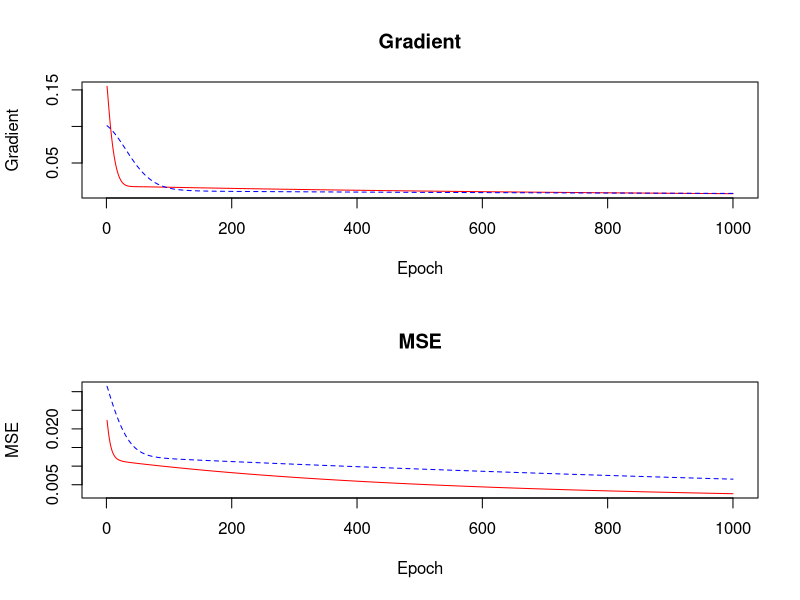

Recreate this plot in R.
# Comparison of the training between MLPs with and without the 
# "Linear-Least-Squares Initialization of  Multilayer Perceptrons Through 
# Backpropagation of the Desired Response  Deniz et al (2005), 
# IEEE Transactions on Neural Networks, 16-2.
# 
# Author: Gustavo (lgbpinho153@yahoo.com.br)
###############################################################################

# simple data
I<-rbind(rnorm(100,0,1),rnorm(100,0,1),rnorm(100,0,1)) # inputs
T<-10+2*I[1,]+3*I[2,]+5*I[3,] # targets

# parameters
NumInput<-dim(I)[1] # the number of inputs is the number of rown in I
NumOutput<-1 # keep it simple for now
NumHidden<-2 # number of hidden neurons
WeightsOH<-matrix(rnorm(NumOutput*(NumHidden+1),0,1),NumOutput,NumHidden+1) # weights and bias for the output-hidden layer
WeightsHI<-matrix(rnorm(NumHidden*(NumInput+1),0,1),NumHidden,NumInput+1)  # weights and bias for the hidden-input layer
InitialWOH<-WeightsOH # storing
InitialWHI<-WeightsHI # storing
N<-length(T) # number of samples
Lr<-0.2 # learning rate
Mr<-0.15 # momentum rate
NumEpochs<-1000
MSE<-rep(0,NumEpochs)
MSE2<-rep(0,NumEpochs)

### Sigmoid Function
phi<-function(v){
	1/(1+exp(-v))
}

phidash<-function(v){
	phi(v)*(1-phi(v))
}

inversephi<-function(v){
	log(v/(1-v))
}


### preprocessing
Targets<-rep(0,length(T))
Targets<-(T-min(T))/(max(T)-min(T)) # standardized outputs
Inputs<-matrix(0,NumInput,N) # standardized inputs
for (i in 1:dim(Inputs)[1]){
	Inputs[i,]<-(I[i,]-min(I[i,]))/(max(I[i,])-min(I[i,]))
}

##########################
# Weights initialization #
##########################

# Step 0 #
xs<-Inputs
d2<-Targets
W1<-WeightsHI[,-1]
b1<-WeightsHI[,1]
W2<-WeightsOH[,-1]
b2<-WeightsOH[,1]
z1<-W1%*%xs+b1
y1<-phi(z1)
z2<-W2%*%y1+b2
y2<-phi(z2)
Jopt<-sum(t(d2-y2)%*%(d2-y2))/(2*N)
W1opt<-W1
b1opt<-b1
W2opt<-W2
b2opt<-b2

# Step 1 #
d2[d2==1]<-1-1e-3;d2[d2==0]<-1e-3
d2bar<-inversephi(d2)

for (t in 1:5){ # this is step 9
	
# Step 2 #
	d1<-matrix(0,NumHidden,N)
	W2<-t(W2) # small issue with R matrices and vectors
	for (i in 1:N){
		d1[,i]<-qr.solve(W2,d2bar[i]-b2)	
	}
	d1[1,]<-(d1[1,]-min(d1[1,]))/(max(d1[1,])-min(d1[1,]))
	d1[d1==1]<-1-1e-3;d1[d1==0]<-1e-3
	
# Step 3 #
	d1bar<-inversephi(d1)
	
# Step 4 # It is like solving a Ax=b problem
	for (k in 1:NumHidden){ # for each hidden neuron
		b<-matrix(0,NumInput+1,1)
		A<-matrix(0,NumInput+1,NumInput+1)
		for (s in 1:N){
			us<-c(1,xs[,s])
			b<-b+(phidash(d1bar[k,s])^2)*d1[k,s]*us
			A<-A+(phidash(d1bar[k,s])^2)*us%*%t(us)
		}
		wk<-solve(A,b)
		b1[k]<-wk[1,]
		W1[k,]<-wk[2:(NumInput+1),]
	}
	
# Step 5 #
	z1<-W1%*%xs+b1
	y1<-phi(z1)
	
# Step 6 # Only one output neuron
	b<-matrix(0,NumHidden+1,1)
	A<-matrix(0,NumHidden+1,NumHidden+1)
	for (s in 1:N){
		us<-c(1,y1[,s])
		b<-b+(phidash(d2bar[s])^2)*d2[s]*us
		A<-A+(phidash(d2bar[s])^2)*us%*%t(us)
	}
	wk<-solve(A+diag(0.001,NumHidden+1),b) # A may be singular
	b2<-wk[1,]
	W2<-wk[2:(NumHidden+1),]
	
# Step 7 #
	z2<-W2%*%y1+b2
	y2<-phi(z2)
	
# Step 8 #
	J<-sum(t(d2-y2)%*%(d2-y2))/(2*N)
	if(J<Jopt){
		Jopt<-J
		W1opt<-W1
		b1opt<-b1
		W2opt<-W2
		b2opt<-b2	
	}
}

WeightsHI<-cbind(b1,W1)
WeightsOH<-t(c(b2,W2)) # W2 is a vector
################################
# End of Weight Initialization #
################################

############
# Training #
############
DeltaWOH<-matrix(0,NumOutput,NumHidden+1) # weights updates
DeltaWHI<-matrix(0,NumHidden,NumInput+1)  # weights updates
GradNorm<-rep(0,NumEpochs)
for (epoch in 1:NumEpochs){
	PreviousDeltaWOH<-DeltaWOH # storing previous values for momentum
	PreviousDeltaWHI<-DeltaWHI # storing previous values for momentum
	DeltaWOH<-matrix(0,NumOutput,NumHidden+1) # weights updates
	DeltaWHI<-matrix(0,NumHidden,NumInput+1)  # weights updates
	
	### Forward pass
	HiddenInputs<-rbind(1,Inputs)
	SumHidden<-WeightsHI%*%HiddenInputs
	HiddenOutputs<-phi(SumHidden)
	OutputInputs<-rbind(1,HiddenOutputs)
	SumOutput<-WeightsOH%*%OutputInputs
	Outputs<-phi(SumOutput)
	MSE[epoch]<-as.numeric(t(Targets-t(Outputs))%*%(Targets-t(Outputs)))/(2*N)
	
	### Backpropagation
	DeltaO<-(Targets-t(Outputs))*t(Outputs)*(1-t(Outputs)) # the local gradients for each sample
	DeltaH<-matrix(0,NumHidden,N)
	for (s in 1:N){ # hidden layer local gradients for each example 
		for (i in 1:NumHidden){
			for (j in 1:NumOutput){ # gotta fix for more neurons later
				DeltaH[i,s]<-DeltaH[i,s]+DeltaO[s]*WeightsOH[j,i+1] # beware of the bias index!	
			}
		}
	}
	for(s in 1:N){ # output-hidden weights updates
		for (j in 1:NumOutput){
			for (i in 1:(NumHidden+1)){
				DeltaWOH[j,i]<-DeltaWOH[j,i]+(Lr*DeltaO[s]*OutputInputs[i,s])/N
			}	
		}
	}
	for(s in 1:N){ # hidden-input weights updates
		for (j in 1:NumHidden){
			for (i in 1:(NumInput+1)){
				DeltaWHI[j,i]<-DeltaWHI[j,i]+(Lr*DeltaH[j,s]*HiddenInputs[i,s])/N
			}	
		}
	}
	Grad<-c(DeltaWOH,DeltaWHI)/Lr
	GradNorm[epoch]<-sqrt(t(Grad)%*%Grad)
	WeightsOH<-WeightsOH+DeltaWOH+Mr*PreviousDeltaWOH
	WeightsHI<-WeightsHI+DeltaWHI+Mr*PreviousDeltaWHI
	if(epoch%%100==0){
		cat("Epoch: ");cat(epoch);cat(" | MSE: ");cat(MSE[epoch]);cat(" | Gradient: ");cat(GradNorm[epoch]);cat("\n");
	}
}

##################################
# Without weights initialization #
##################################

WeightsOH<-InitialWOH# restoring
WeightsHI<-InitialWHI# restoring


############
# Training #
############
DeltaWOH<-matrix(0,NumOutput,NumHidden+1) # weights updates
DeltaWHI<-matrix(0,NumHidden,NumInput+1)  # weights updates
GradNorm2<-rep(0,NumEpochs)
for (epoch in 1:NumEpochs){
	PreviousDeltaWOH<-DeltaWOH # storing previous values for momentum
	PreviousDeltaWHI<-DeltaWHI # storing previous values for momentum
	DeltaWOH<-matrix(0,NumOutput,NumHidden+1) # weights updates
	DeltaWHI<-matrix(0,NumHidden,NumInput+1)  # weights updates
	
	### Forward pass
	HiddenInputs<-rbind(1,Inputs)
	SumHidden<-WeightsHI%*%HiddenInputs
	HiddenOutputs<-phi(SumHidden)
	OutputInputs<-rbind(1,HiddenOutputs)
	SumOutput<-WeightsOH%*%OutputInputs
	Outputs<-phi(SumOutput)
	MSE2[epoch]<-as.numeric(t(Targets-t(Outputs))%*%(Targets-t(Outputs)))/(2*N)
	
	### Backpropagation
	DeltaO<-(Targets-t(Outputs))*t(Outputs)*(1-t(Outputs)) # the local gradients for each sample
	DeltaH<-matrix(0,NumHidden,N)
	for (s in 1:N){ # hidden layer local gradients for each example 
		for (i in 1:NumHidden){
			for (j in 1:NumOutput){ # gotta fix for more neurons later
				DeltaH[i,s]<-DeltaH[i,s]+DeltaO[s]*WeightsOH[j,i+1] # beware of the bias index!	
			}
		}
	}
	for(s in 1:N){ # output-hidden weights updates
		for (j in 1:NumOutput){
			for (i in 1:(NumHidden+1)){
				DeltaWOH[j,i]<-DeltaWOH[j,i]+(Lr*DeltaO[s]*OutputInputs[i,s])/N
			}	
		}
	}
	for(s in 1:N){ # hidden-input weights updates
		for (j in 1:NumHidden){
			for (i in 1:(NumInput+1)){
				DeltaWHI[j,i]<-DeltaWHI[j,i]+(Lr*DeltaH[j,s]*HiddenInputs[i,s])/N
			}	
		}
	}
	Grad<-c(DeltaWOH,DeltaWHI)/Lr
	GradNorm2[epoch]<-sqrt(t(Grad)%*%Grad)
	WeightsOH<-WeightsOH+DeltaWOH+Mr*PreviousDeltaWOH
	WeightsHI<-WeightsHI+DeltaWHI+Mr*PreviousDeltaWHI
	if(epoch%%100==0){
		cat("Epoch: ");cat(epoch);cat(" | MSE: ");cat(MSE2[epoch]);cat(" | Gradient: ");cat(GradNorm2[epoch]);cat("\n");
	}
}
par(mfrow=c(2,1))
plot(GradNorm,main="Gradient",xlab="Epoch",ylab="Gradient", ylim=c(min(GradNorm,GradNorm2),max(GradNorm,GradNorm2)),type='l',col='red')
lines(GradNorm2,type='l',col='blue',lty=2)
plot(MSE,main="MSE",xlab="Epoch",ylab="MSE", ylim=c(min(MSE,MSE2),max(MSE,MSE2)),type='l',col='red')
lines(MSE2,type='l',col='blue',lty=2)
